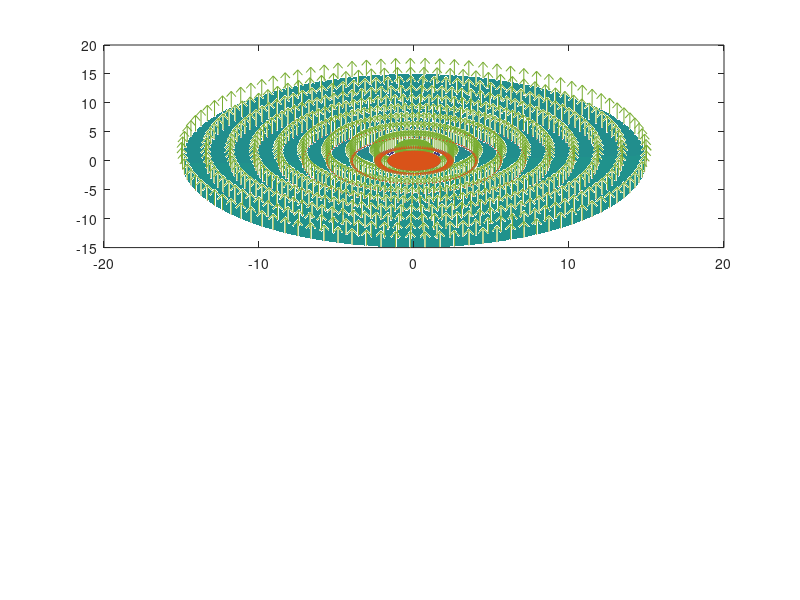

Write the MATLAB code that produced this figure. (Note: this script raises an error after producing the figure.)
wE = 2*pi/(24*60*60);
RE = 6371200; % m
me = 9.1094e-31;
mp = 1.6726e-27;
e = 1.6022e-19;
kB = 1.3806e-23;
mu0 = 1.2566e-06;
M = 8.22e22; % A m^2

Er = @(r) -wE*mu0*M./(4*pi*r.^2);



r = RE*linspace(1,15,10);
lon = linspace(0,2*pi,100);

[R,LON] = ndgrid(r,lon);

X = R.*cos(LON);
Y = R.*sin(LON);

ER = Er(R);

EX = ER.*cos(LON);
EY = ER.*sin(LON);


E_conv = 1e7; % V/m
E_conv_kVRE = 0.5;
E_conv = E_conv_kVRE*1e3/RE; %*1e3*RE; % kV/RE - > V/m
EX_conv = 0;
EY_conv = E_conv;


hca = subplot(2,1,1);
scale = NaN;
quiver(hca,X/RE,Y/RE,EX,EY)
hold(hca,'on')
quiver(hca,X/RE,Y/RE,EX*0+EX_conv,EY*0+EY_conv)
quiver(hca,X/RE,Y/RE,EX+EX*0+EX_conv,EY+EY*0+EY_conv)

surf(X/RE,Y/RE,X*0-1,EY+EY_conv)
shading(hca,'flat')
colormap(pic_colors('blue_red'))
%hca.CLim = max(abs(hca.CLim))*[-1 1];
hcb = colorbar(hca);

hold(hca,'off')

hca = subplot(2,1,2);
rvec = RE*linspace(1,15,100);
%plot(hca,rvec/RE,Er(rvec),rvec/RE,rvec*0+E_conv)
semilogy(hca,rvec/RE,abs(Er(rvec)),rvec/RE,rvec*0+abs(E_conv))


%%
% transformation matrix between cartesian and spherical
T = [sin(colat).*cos(lon), sin(colat).*sin(lon), cos(colat);...
     cos(colat).*cos(lon), cos(colat).*sin(lon), -sin(colat);...
     -sin(lon)         , cos(lon)        ,  0];
  
T_sp2cart = T';

Ecart = T_sp2cart*Bsphere;
  
bx = Bcart(1,:);
by = Bcart(2,:);
bz = Bcart(3,:);

%% Potential
e = 1.6022e-19;
kB = 1.3806e-23;
mu0 = 1.2566e-06;
RE = 6.3712e+06; % m
M = 8.22e22; % A m^2
me = 9.1094e-31;
mp = 1.6726e-27;
wE = 2*pi/(24*60*60); % Earth's rotation frequency, rad/s
Econv = 1*[0.5 2]*1e3/(RE); % kV/RE - > V/m (to have V in SI units)


E0 = 0.3*1e-3; % V/m
W_eV = 1000;
W_J = W_eV*e;
%v = sqrt(2*W_J/m);

Bz = @(r) mu0*M./(4*pi*r.^3);
mu = @(r,W_J) W_J./Bz(r);
%q = -e;

phi = @(r,lon,m,q,mu) mu*Bz(r)/q - wE*mu0*M./(8*pi*r) - E0*r.*sin(lon);
phi_gradB = @(r,lon,m,q,mu) mu*Bz(r)/q;
phi_corot = @(r,lon,m,q,W_J) - wE*mu0*M./(8*pi*r);
phi_conv = @(r,lon,m,q,W_J) - E0*r.*sin(lon);


r = RE*linspace(3,15,50);
r = RE*logspace(log10(2),log10(15),120);
lon = linspace(0,2*pi,100);

[R,LON] = ndgrid(r,lon);

X = R.*cos(LON);
Y = R.*sin(LON);



clear h
nrows = 1; ncols = 4; ipanel = 0;
for irow = 1:nrows, for icol = 1:ncols, ipanel = ipanel + 1; h(ipanel) = subplot(nrows,ncols,ipanel); end, end
isub = 1;

% Define particle parameters
Ncont = 30;
R_Bref = 5*RE;
B_ref = Bz(R_Bref);
m = me; q = -e; W_eV = 1e4; mu = W_eV*e/B_ref; E_0 = 0.3e-3;
if 1 % phi_gradB
  hca = h(isub); isub = isub + 1;
  PHI = phi_gradB(R,LON,m,q,mu);
  %contourf(hca,X/RE,Y/RE,PHI,Ncont)
  pcolor(hca,X/RE,Y/RE,PHI*1e-3)
  shading(hca,'flat')
  hca.YLabel.String = 'y^{GSM} (RE)';
  hca.XLabel.String = 'x^{GSM} (RE)';
  axis(hca,'equal')
  hca.Title.String = {'Gradient B drift potential'};%,sprintf('m = %.0f m_e, q = %.0f e, W = %g eV, mu = %g J/T', m/me, q/e, W_eV,mu)};
  hcb = colorbar(hca);
  irf_legend(hca,{sprintf('m = %.0f m_e', m/me),...
    sprintf('q = %.0f e', q/e),...
    sprintf('W = %g eV', W_eV),...
    sprintf('R_{ref for mu} = %.0f R_E', R_Bref/RE),...
    sprintf('B(R_{ref for mu}) = %g T', B_ref),...
    sprintf('mu = %g J/T = %g MeV/G',mu,mu*1e-3/e*1e-5),...
    sprintf('E_{conv} = %g V/m ',E0)},[0.05 1.13],'color','k','fontsize',14);
end 
if 1 % phi_corot
  hca = h(isub); isub = isub + 1;
  PHI = phi_corot(R,LON,m,q,mu);
  %contourf(hca,X/RE,Y/RE,PHI,Ncont)
  pcolor(hca,X/RE,Y/RE,PHI*1e-3)
  shading(hca,'flat')
  hca.YLabel.String = 'y^{GSM} (RE)';
  hca.XLabel.String = 'x^{GSM} (RE)';
  axis(hca,'equal')
  hca.Title.String = {'Corotation potential'};%,sprintf('m = %.0f m_e, q = %.0f e, W = %g eV, mu = %g J/T', m/me, q/e, W_eV,mu)};
  hcb = colorbar(hca);
end
if 1 % phi_conv
  hca = h(isub); isub = isub + 1;
  PHI = phi_conv(R,LON,m,q,mu);
  contourf(hca,X/RE,Y/RE,PHI*1e-3,Ncont)
  shading(hca,'flat')
  hca.YLabel.String = 'y^{GSM} (RE)';
  hca.XLabel.String = 'x^{GSM} (RE)';
  axis(hca,'equal')
  hca.Title.String = {'Convective potential'};%,sprintf('m = %.0f m_e, q = %.0f e, W = %g eV, mu= %g J/T', m/me, q/e, W_eV,mu)};
  hcb = colorbar(hca);
end
if 1 % phi_gradB + phi_corot + phi_conv
  hca = h(isub); isub = isub + 1;
  PHI = phi(R,LON,m,q,mu);
  contourf(hca,X/RE,Y/RE,PHI*1e-3,Ncont)
  %pcolor(hca,X/RE,Y/RE,PHI)
  shading(hca,'flat')
  hca.YLabel.String = 'y^{GSM} (RE)';
  hca.XLabel.String = 'x^{GSM} (RE)';
  axis(hca,'equal')
  hca.Title.String = {'Total potential'};%,sprintf('m = %.0f m_e, q = %.0f e, W = %g eV, mu = %g J/T', m/me, q/e, W_eV,mu)};
  hcb = colorbar(hca);
  hcb.YLabel.String = 'Potential (kV)';

  % Find saddle point  
  [nx,ny,nz] = surfnorm(X,Y,PHI);
  [az,el,rho] = cart2sph(nx,ny,nz);   % find azimuth and elevation
  [~,ix] = max(el(:));  
  [~,ind]=max(abs(nz(:)));
  hold(hca,'on')
  contour(X/RE,Y/RE,PHI,PHI(ind)*[1 1],'k:','linewidth',2)
  hold(hca,'off')

end
if 0
hca = h(isub); isub = isub + 1;
m = mp; q = e; W_eV = 1e9;
PHI = phi(R,LON,me,-e,W_eV*e);
contourf(hca,X/RE,Y/RE,PHI,Ncont)
shading(hca,'flat')
hca.YLabel.String = 'y^{GSM} (RE)';
hca.XLabel.String = 'x^{GSM} (RE)';
axis(hca,'equal')
hca.Title.String = sprintf('m = %.0f m_e, q = %.0f e, W = %g eV', m/me, q/e, W_eV);
end

%colormap(pic_colors('candy3'))
colormap(irf_colormap('waterfall'))

hlinks = linkprop(h,{'CLim'});
hlinks.Targets(1).CLim = 5e1*[-1 1];

c_eval('axis(h(?),''square'');',1:numel(h))
c_eval('h(?).FontSize = 14;',1:numel(h))
c_eval('h(?).LineWidth = 1;',1:numel(h))

hb = findobj(gcf,'type','colorbar'); hb = hb(end:-1:1);
delete(hb(1:3));
compact_panels(0.01,0.01)

hb(4).Position(1) = hca.Position(1) + hca.Position(3)+0.01;
c_eval('h(?).YLabel = [];',2:4)
c_eval('h(?).YTickLabel = [];',2:4)

%% Drift frequencies
c = 299792458;
e = 1.6022e-19;
kB = 1.3806e-23;
mu0 = 1.2566e-06;
RE = 6.3712e+06; % m
M = 8.22e22; % A m^2
me = 9.1094e-31;
mp = 1.6726e-27;
wE = 2*pi/(24*60*60); % Earth's rotation frequency, rad/s
Econv = 1*[0.5 2]*1e3/(RE); % kV/RE - > V/m (to have V in SI units)



E0 = 0.3*1e-3; % V/m
W_eV = 1000;
W_J = W_eV*e;
%v = sqrt(2*W_J/m);

Bz = @(r) mu0*M./(4*pi*r.^3);
mu = @(r,W_J) W_J./Bz(r);

v_rel = @(W,m) c*sqrt(1-1./(W.*e./(m*c^2)+1).^2); 
v_nonrel = @(W,m) sqrt(2*W.*e./m); 

gamma = @(W,m) 1./sqrt(1-v_rel(W,m).^2/c^2);

w_gyro = @(W,m,r) e*Bz(r)./(m.*gamma(W,m));
T_gyro = @(W,m,r) 2*pi./w_gyro(W,m,r);

r_gyro = @(W,m,r) sqrt(2*W*e/m)./w_gyro(W,m,r);

clear h
nrows = 1; ncols = 1; ipanel = 0;
for irow = 1:nrows, for icol = 1:ncols, ipanel = ipanel + 1; h(ipanel) = subplot(nrows,ncols,ipanel); end, end
isub = 1;

Wvec = logspace(0,9,100); % eV
REvec = linspace(1,8,80)*RE;
[WVEC,REVEC] = ndgrid(Wvec,REvec);

if 1 % Relativistic and non-relativistic speeds
  V_rel = v_rel(Wvec,me);
  V_nonrel = v_nonrel(Wvec,me);
  hca = h(isub); isub = isub + 1;
  plot(hca,Wvec,V_rel/c,Wvec,V_nonrel/c,Wvec,Wvec*0+1,'k--')
  %hca.YTick = 10.^(-7:1:10);
  hca.XScale = 'log';
  hca.YScale = 'log';
  hca.XLabel.String = 'Kinetic energy (eV)';
  hca.YLabel.String = 'Speed (c)';
  %hcb = colorbar(hca);
  %hcb.Label.String = 'Relativistic speed, v/c';
  legend(hca,{'Relativistic','Non-relativsistic','Speed of light'},'box','off')
end
%%

if 1 % Larmor frequency
  V_rel = v_rel(WVEC,me);
  hca = h(isub); isub = isub + 1;
  contourf(hca,REVEC/RE,WVEC,V_rel/c,20)
  %hca.YTick = 10.^(-7:1:10);
  hca.YScale = 'log';
  hca.YLabel.String = 'Kinetic energy (eV)';
  hca.XLabel.String = 'L';
  hcb = colorbar(hca);
  hcb.Label.String = 'Relativistic speed, v/c';
end
if 1 % gamma
  Gamma = gamma(WVEC,me);
  hca = h(isub); isub = isub + 1;
  contourf(hca,REVEC/RE,WVEC,Gamma,20)
  %hca.YTick = 10.^(-7:1:10);
  hca.YScale = 'log';
  hca.YLabel.String = 'Kinetic energy (eV)';
  hca.XLabel.String = 'L';
  hcb = colorbar(hca);
  hcb.Label.String = '\gamma';
end
if 1 % Larmor frequency
  F_L = w_gyro(WVEC,me,REVEC)/(2*pi);
  hca = h(isub); isub = isub + 1;
  [C,h] = contourf(hca,REVEC/RE,WVEC,log10(F_L),20);
  clabel(C,h,'LabelSpacing',200,'Color','k','FontWeight','bold')
  %hca.YTick = 10.^(-7:1:10);
  hca.YScale = 'log';
  hca.YLabel.String = 'Kinetic energy (eV)';
  hca.XLabel.String = 'L';
  hcb = colorbar(hca);
  hcb.Label.String = 'Larmor frequency (Hz)';
end
if 1 % Larmor period
  T_L = T_gyro(WVEC,me,REVEC);
  hca = h(isub); isub = isub + 1;
  contourf(hca,REVEC/RE,WVEC,T_L,20)
  %hca.YTick = 10.^(-7:1:10);
  hca.YScale = 'log';
  hca.YLabel.String = 'Kinetic energy (eV)';
  hca.XLabel.String = 'L';
  hcb = colorbar(hca);
  hcb.Label.String = 'Larmor period (s)';
end
